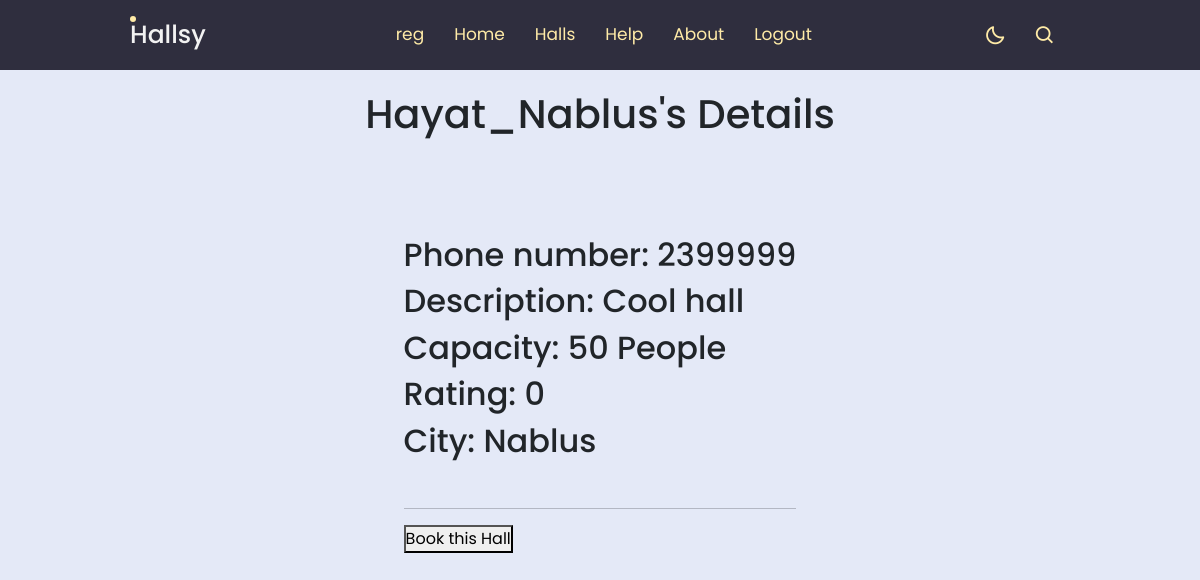
The page /halls/Nablus/Hayat_Nablus (signed in) on the database its author committed.
### login_app/models.py (models this page shows)
class User(models.Model):
    username = models.CharField(max_length=45)
    first_name = models.CharField(max_length=45)
    last_name = models.CharField(max_length=45)
    email = models.EmailField(max_length=254)
    password = models.CharField(max_length=255)
    phone = models.CharField(max_length=10, default=0000000000)
    created_at = models.DateTimeField(auto_now_add=True)
    updated_at = models.DateTimeField(auto_now=True)
    objects = Validator()

### halls_app/models.py (models this page shows)
class Hall(models.Model):
    name = models.CharField(max_length=45)
    phone = models.CharField(max_length=10, default=0000000000)
    description = models.TextField()
    capacity = models.CharField(max_length=255)
    rating = models.IntegerField(default=0)
    city = models.ForeignKey(City, related_name="halls", on_delete=models.CASCADE)
    user_booked = models.ManyToManyField(User, related_name="halls_booked")
    created_at = models.DateTimeField(auto_now_add=True)
    updated_at = models.DateTimeField(auto_now=True)

class City(models.Model):
    name = models.CharField(max_length=45)
    image = models.ImageField(upload_to ='city_imgs/')
    created_at = models.DateTimeField(auto_now_add=True)
    updated_at = models.DateTimeField(auto_now=True)

### halls_app/views.py (the view)
# urls.py: path('halls/<city_name>/<hall_name>', views.hall_info),
def hall_info(request, city_name, hall_name):
    context = {
        "user": models.get_user_session(request),
        "city": models.get_city_by_name_model(city_name),
        "hall": models.get_hall_by_name_model(hall_name),
        "cities": models.get_cities_model(request),
    }
    return render(request, 'user/city_halls_info.html', context)

### halls_app/models.py (called while the page is built)
def get_user_session(request):
    return User.objects.get(id=request.session['userid'])

def get_cities_model(request):
    return City.objects.all()

def get_city_by_name_model(city_name):
    city = City.objects.get(name = city_name)
    return city

def get_hall_by_name_model(hall_name):
    hall = Hall.objects.get(name = hall_name)
    return hall

### halls_app/templates/user/city_halls_info.html (shortened to what this page needs)
<!DOCTYPE html>
<html>
  <head>
    <link
      href="https://unpkg.com/boxicons@2.1.4/css/boxicons.min.css"
      rel="stylesheet"
    />
    {% load static %}
    <link
      href="https://cdn.jsdelivr.net/npm/bootstrap@5.3.0/dist/css/bootstrap.min.css"
      rel="stylesheet"
    />
    <link rel="stylesheet" href="{% static 'cities/style.css' %}" />
  </head>
  <body>
    <nav>
      <div class="nav-bar">
        <span class="logo navLogo"><a href="">Hallsy</a></span>
        <div class="menu">
          <ul class="nav-links">
            <li><a href="/profile">{{user.username}}</a></li>
            <li><a href="/cities">Home</a></li>
            <li><a href="/halls">Halls</a></li>
            <li><a href="/help">Help</a></li>
            <li><a href="/about">About</a></li>
            <li><a href="/logout_user">Logout</a></li>
          </ul>
        </div>
        <div class="darkLight-searchBox">
          <div class="drak-light">
            <i class="bx bx-moon moon"></i>
          </div>
          <div class="searchBox">
            <div class="searchToggle">
              <i class="bx bx-search search"></i>
            </div>
          </div>
        </div>
      </div>
    </nav>
    <div class="container">
      <h1 id="title_header">{{hall.name}}'s Details</h1>
    </div>
    <div class="container">
        <div class="details">
          <h2>Phone number: {{hall.phone}}</h2>
          <h2>Description: {{hall.description}}</h2>
          <h2>Capacity: {{hall.capacity}} People</h2>
          <h2>Rating: {{hall.rating}}</h2>
          <h2>City: {{hall.city.name}}</h2>
          <br />
          <hr />
          <form action="/book" method="POST">
            <button type="submit">Book this Hall</button>
          </form>
        </div>
    </div>
  </body>
</html>

### halls_app/static/cities/style.css (style rules this page uses)
* { margin: 0; padding: 0; box-sizing: border-box; font-family: "Poppins", sans-serif; }
:root { --body-color: #e4e9f7; --nav-color: #4070f4; --side-nav: #010718; --text-color: #ffeba7; --search-bar: #f2f2f2; --search-text: #010718; }
body { height: 100vh; background-color: var(--body-color); }
nav { position: fixed; top: 0; left: 0; height: 70px; width: 100%; background-color: #2f2e3e; z-index: 100; }
nav .nav-bar { position: relative; height: 100%; max-width: 1000px; width: 100%; background-color: #2f2e3e; margin: 0 auto; padding: 0 30px; display: flex; align-items: center; justify-content: space-between; }
nav .nav-bar .logo a { font-size: 25px; font-weight: 500; color: var(--search-bar); text-decoration: none; }
.nav-bar .nav-links { display: flex; align-items: center; margin: 10px; }
.nav-bar .nav-links li { margin: 0 5px; list-style: none; }
.nav-links li a { position: relative; font-size: 17px; font-weight: 400; color: var(--text-color); text-decoration: none; padding: 10px; }
.nav-bar .logo a::before { content: ""; position: absolute; height: 6px; width: 6px; border-radius: 50%; background-color: #ffeba7; }
.nav-links li a::before { content: ""; position: absolute; left: 40%; bottom: 0; transform: translateX(50%); height: 6px; width: 6px; border-radius: 50%; background-color: #ffeba7; opacity: 0; transition: all 0.3s ease; }
.nav-bar .darkLight-searchBox { display: flex; align-items: center; }
.darkLight-searchBox .drak-light, .darkLight-searchBox .searchToggle { height: 40px; width: 40px; display: flex; align-items: center; justify-content: center; margin: 0 5px; }
.drak-light i, .searchToggle i { position: absolute; color: var(--text-color); font-size: 22px; cursor: pointer; transition: all 0.3s ease; }
.searchBox { position: relative; }
.container { position: relative; width: 1160px; display: flex; justify-content: center; flex-wrap: wrap; transform-style: preserve-3d; perspective: 500px; margin: auto; margin-top: 90px; }
body { background-image: url("https://static.pexels.com/photos/414171/pexels-photo-414171.jpeg"); background-size: cover; -webkit-animation: slidein 100s; animation: slidein 100s; -webkit-animation-fill-mode: forwards; animation-fill-mode: forwards; -webkit-animation-iteration-count: infinite; animation-iteration-count: infinite; -webkit-animation-direction: alternate; animation-direction: alternate; }

### rows shown on the page
User: username "reg"
Hall: name "Hayat_Nablus", phone "2399999", description "Cool hall", capacity "50", rating "0", city.name "Nablus"
